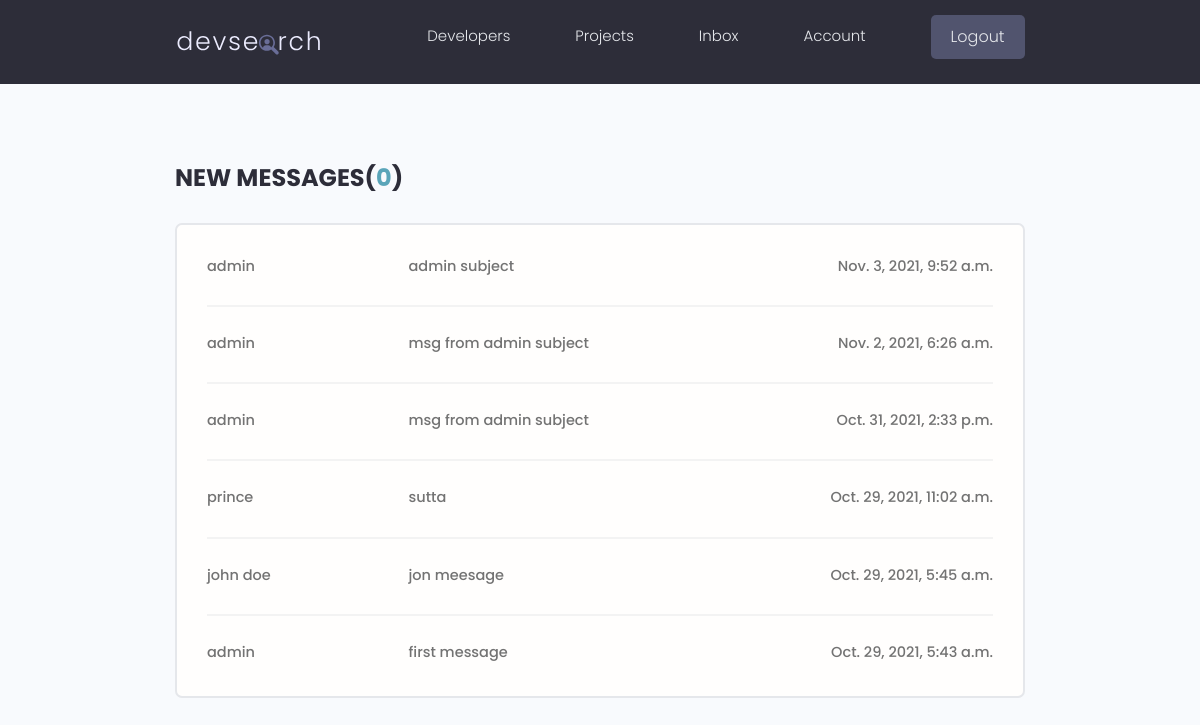
Screenshot of /inbox/ (signed in) with the database file from the repository.
### users/models.py (models this page shows, shortened)
class Message(models.Model):
    sender = models.ForeignKey(Profile,on_delete=models.SET_NULL,null=True,blank=True)
    recipient =models.ForeignKey(Profile,on_delete=models.SET_NULL,null=True,blank=True,related_name="messages")
    name = models.CharField(max_length=200,null=True,blank=True)
    email = models.EmailField(max_length=200,null=True,blank=True)
    subject = models.CharField(max_length=200,null=True,blank=True)
    body = models.TextField()
    is_read=models.BooleanField(default=False,null=True)
    created=models.DateTimeField(auto_now_add=True)
    id=models.UUIDField(default=uuid.uuid4,unique=True,primary_key=True,editable=False)
    class Meta:
        ordering=['is_read','-created']

### users/views.py (the view)
# urls.py: path('inbox/',views.inbox,name='inbox'),
@login_required(login_url='login')
def inbox(request):
    profile=request.user.profile
    inboxMessages= profile.messages.all()
    unreadCount=inboxMessages.filter(is_read=False).count()
    context={'inboxMessages':inboxMessages,'unreadCount':unreadCount}
    return render(request,'users/inbox.html',context)

### users/templates/users/inbox.html
{% extends 'main.html' %}
{% block content %}
  <main class="inbox my-xl">
    <div class="content-box">
      <h3 class="inbox__title">New Messages(<span>{{unreadCount}}</span>)</h3>
      <ul class="messages">
        {% for message in inboxMessages %}
        {% if message.is_read == False %}
        <li class="message message--unread">
        {% else %}
        <li class="message">
          {% endif %}
          <a href="{% url 'message' message.id %}">
            <span class="message__author">{{message.name}}</span>
            <span class="message__subject">{{message.subject}}</span>
            <span class="message__date">{{message.created}}</span>
          </a>
        </li>
        {% endfor %}
      </ul>
    </div>
  </main>
{% endblock content %}

### static/styles/app.css (style rules this page uses)
:root { --color-sub: #2d2d39; }
.content-box { width: 95%; max-width: 85rem; margin: 0 auto; }
.inbox { height: 90vh; }
.inbox__title, .inbox__title span { font-size: 2.4rem; font-weight: 700; color: var(--color-sub); text-transform: uppercase; text-align: left; margin-bottom: 3rem; }
.inbox__title span { color: var(--color-main); }
.messages { list-style: none; background: var(--color-white); padding: 0.5rem 3rem; border: 2px solid var(--color-light); border-radius: 0.7rem; }
.message { padding: 2.5rem 0; }
.message > a span { font-size: 1.45rem; font-weight: 500; }
.message:not(:last-child) { border-bottom: 2px solid var(--color-white-light); }
.message > a { display: flex; gap: 1rem; }
.message__author, .message__date { flex-basis: 25%; }
.message__subject { flex-basis: 50%; }
.message__date { text-align: right; }

### static/uikit/styles/modules/_variables.css (style rules this page uses)
:root { --color-main: #5aa5b9; --color-main-light: #e6faff; --color-sub: #3f4156; --color-sub-light: #51546e; --color-sub-lighter: #ededfd; --color-text: #737373; --color-gray: #8b8b8b; --color-light: #e5e7eb; --color-light-gray: #767676; --color-bg: #f8fafd; --color-white: #fffefd; --color-white-light: #f3f3f3; --color-success: #359e64; --color-success-bg: #def8e8; --color-error: #fc4b0b; --color-error-bg: #fff2ee; --font-base: 'Poppins', arial, helvetica, 'Segoe UI', roboto, ubuntu, sans-serif; --font-monospace: 'Fira Code', 'Courier New', courier, monospace; --font-regular: 300; --font-medium: 500; --font-bold: 700; --generic-shadow: 1px 1px 5px #00000010; --generic-transition: all 0.3s ease-in-out; }

### static/uikit/styles/modules/_base.css (style rules this page uses)
* { margin: 0; padding: 0; box-sizing: border-box; text-rendering: optimizeLegibility; color: inherit; font-size: inherit; }
html { font-size: 50%; }
@media only screen and (min-width: 480px) { html { font-size: 56.25%; } }
@media only screen and (min-width: 1200px) { html { font-size: 62.5%; } }
body { line-height: 1.6; font-weight: 400; font-size: 1.5rem; color: var(--color-text); background-color: var(--color-bg); min-height: 100vh; }

### static/uikit/styles/modules/_typography.css (style rules this page uses)
* { font-family: var(--font-base); }
h3 { font-size: 3.2rem; font-weight: var(--font-medium); }
p, span, strong { font-size: 1.6rem; color: var(--color-text); font-weight: var(--font-regular); }
a { padding-bottom: 2px; text-decoration: none; display: inline-block; color: var(--color-main); font-weight: var(--font-medium); }

### static/uikit/styles/modules/_utilities.css (style rules this page uses)
.my-xl { margin: 8rem auto; }

### rows the page displays
Message: name "admin", subject "admin subject", created "Nov. 3, 2021, 9:52 a.m."
Message: name "admin", subject "msg from admin subject", created "Nov. 2, 2021, 6:26 a.m."
Message: name "admin", subject "msg from admin subject", created "Oct. 31, 2021, 2:33 p.m."
Message: name "prince", subject "sutta", created "Oct. 29, 2021, 11:02 a.m."
Message: name "john doe", subject "jon meesage", created "Oct. 29, 2021, 5:45 a.m."
Message: name "admin", subject "first message", created "Oct. 29, 2021, 5:43 a.m."

### other values shown
{{ unreadCount }} "0"
